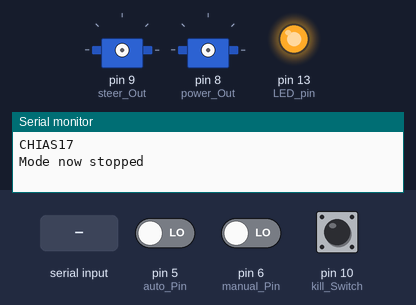
The sketch below on a simulated Arduino Uno, built with avr-gcc and run on an emulated ATmega328P. On the bench: 2 × servo, output pins drawn as LEDs (lit = HIGH), the last lines printed to the serial monitor. Dashed ring = blinking. The inputs (shaded band) are chosen by the test bench; at power-on: pin 5 (auto_Pin) LOW, pin 6 (manual_Pin) LOW, pin 10 (kill_Switch) LOW.

Above: at 1.2 s.
1.3 s: pin 5 (auto_Pin) driven HIGH
2.8 s: "90,45\n" received over Serial
At 5.4 s:
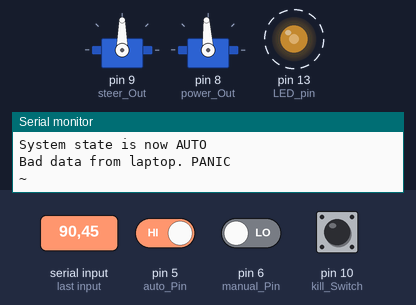
Timing chart, 0 to 11.8 s (numbered marks = the images above; inputs shaded):
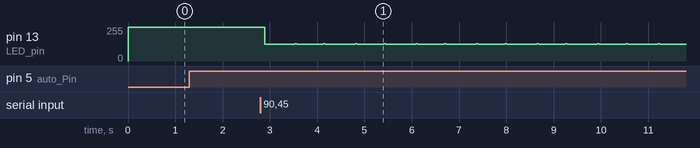

The sketch:

CHIAS_17b.ino
```cpp
// (licence header left out)
#include <Servo.h>

//------------------------------------------------------------------------
// Dramatis personae
//------------------------------------------------------------------------

// Safety
#define MAX_POWER 1635

// Serial buffer
#define BUFFER_LENGTH 80
char serialBuffer[BUFFER_LENGTH];
String inputString;

// System can be in Juan of three states...
#define STOPPED  1
#define MANUAL   2
#define AUTO     3

int system_state;

// Pin declarations
const int steer_Pin = 2;  // do not change: mapped to interrupt 0
const int power_Pin = 3;  // do not change: mapped to interrrupt 1
const int auto_Pin = 5;
const int manual_Pin = 6;
const int steer_Out = 9;
const int power_Out = 8;
const int kill_Switch = 10;
const int LED_pin = 13;

// Interrupt routine values
volatile unsigned long steer_Microseconds;
volatile unsigned long steer_Initial_Result;

volatile unsigned long power_Microseconds;
volatile unsigned long power_Initial_Result;

volatile unsigned long safety_Microseconds;
volatile unsigned long safety_Initial_Result;

//------------------------------------------------------------------------
// SETUP
//------------------------------------------------------------------------
void setup()
{
  // System start in stopped state
  system_state = STOPPED;

  // Set up serial communications
  Serial.begin(9600);
  Serial.println("CHIAS17");

   // Pin initializations
  pinMode(steer_Pin, INPUT);
  pinMode(power_Pin, INPUT);
  pinMode(auto_Pin, INPUT);
  pinMode(manual_Pin, INPUT);
  pinMode(steer_Out, OUTPUT);
  pinMode(power_Out, OUTPUT);
  pinMode(kill_Switch, INPUT);
  pinMode(LED_pin, OUTPUT);

  // Ensures that the two ouput pins are set to low at the start
  digitalWrite(steer_Out, LOW);
  digitalWrite(power_Out, LOW);
  digitalWrite(LED_pin, HIGH);

}

//------------------------------------------------------------------------
// Main LOOP
//------------------------------------------------------------------------
void loop()
{

  boolean isManual = digitalRead(manual_Pin);
  boolean isAuto = digitalRead(auto_Pin);

  if(isManual && isAuto){
    Serial.println("Error");
  }else if(isManual){
    Serial.println("Mode is manual");
    do_manual();
  }else if(isAuto){
    Serial.println("Mode is auto");
    do_auto();
  }else{
    Serial.println("Mode now stopped");
    do_stopped();
  }
}


//-------------------------------------------------------------------------
// STOPPED Mode - robot does nothing but wait for switch to manual or auto
//-------------------------------------------------------------------------
void do_stopped()
{
  boolean isManual;
  boolean isAuto;

  while (true) {
    isManual = digitalRead(manual_Pin);
    isAuto = digitalRead(auto_Pin);
    if(isManual || isAuto) {
      break;
    }
  }
}


//------------------------------------------------------------------------
// MANUAL Mode - drive the robot as a remote control car
//
//      In manual mode, a pair of interrupt handlers service changes to
//      the steering and throttle output pins of the radio reciever.
//      These pins present PWM signals that the interrupt handlers simply
//      pass on to the steering servo(s) and motor controller.
//------------------------------------------------------------------------
void do_manual()
{
  boolean isManual;

  // Attach interrupt handters to pins 2 and 3 to capture the output
  // from the radio reciever.
  attachInterrupt(0, steerInterrupt, CHANGE); // interrupt 0 is pin 2
  attachInterrupt(1, powerInterrupt, CHANGE); // interrupt 1 is pin 3

  while (true) {
    if (!digitalRead(manual_Pin)) {
      delay(250);
      if(!digitalRead(manual_Pin)) {
        detachInterrupt(0);
        detachInterrupt(1);
        break;
      }
    }
    delay(250);
  }
}


//------------------------------------------------------------------------
// AUTO mode
//------------------------------------------------------------------------
void do_auto()
{
  boolean isAuto;

  unsigned long last_data_time = millis();
  unsigned long steer_value, power_value;
  unsigned long current_power = 1500;

  Servo steer_servo;
  Servo power_servo;

  Serial.println("System state is now AUTO");

  // Attach servo outputs
  steer_servo.attach(steer_Out);
  power_servo.attach(power_Out);

  while (true) {
    // Check we are still in auto mode
    isAuto = digitalRead(auto_Pin);
    if(!isAuto) {
      power_servo.writeMicroseconds(1500);
      steer_servo.detach();
      power_servo.detach();
      break;
    }

    // If no command recived in 5 seconds, stop the robot
    if (millis() - last_data_time > 5000) {
      power_servo.writeMicroseconds(1500);
    }

    // If killswitch is LOW, stop the robot
    if (digitalRead(kill_Switch) == LOW) {
      power_servo.writeMicroseconds(1500);
    }

    // Process line of data if available
    if (readLine(serialBuffer)) {
      last_data_time = millis();
      inputString = String(serialBuffer);

      // Process the data string, should be nnnn,nnnn (steer,power)
      steer_value = inputString.substring(0,4).toInt();
      power_value = inputString.substring(5,9).toInt();
      if (steer_value < 1000 || steer_value > 2000 || power_value < 1000 || power_value > 2000) {
        Serial.println("Bad data from laptop. PANIC");
        Serial.println(steer_value + " " + power_value);
        Serial.flush();
        panic();  // bad data, assume communication error, panic
      }

      // Enforce maximum power value
      if (power_value > MAX_POWER) {
        power_value = MAX_POWER;
      }

/*      //Check kill switch
      if (digitalRead(kill_Switch == LOW))
      {
        power_value = 1500;
        digitalWrite(LED_pin, LOW);
        break;
      }
      else
      {
        digitalWrite(LED_pin, HIGH);
      }
 */

      // Got good values, kill switch is good, set steering and slew power to demand value
      steer_servo.writeMicroseconds(steer_value);
      if (power_value > current_power) {
        while (current_power < power_value) {
          current_power++;
          power_servo.writeMicroseconds(current_power);
          delay(10);
        }
      }
      else if (current_power > power_value) {
        while (current_power > power_value) {
          current_power--;
          power_servo.writeMicroseconds(current_power);
        }
      }
    }
  }
}

// PANIC Function.
void panic()
{
    noInterrupts();                  // stop servicing interrupts
    digitalWrite(power_Out, LOW);    // stop the robot's power
    while (true) {                   // blink the LED
      digitalWrite(LED_pin, HIGH);
      delay(200);
      digitalWrite(LED_pin, LOW);
      delay(200);
    }
}


//------------------------------------------------------------------------
// Miscellaneous functions
//------------------------------------------------------------------------

// Read a line of data from the serial port, placing the data as a well-
// formed, null-delimited string in buffer and returning the length of
// the input. Return 0 if no data is available.
int readLine(char* buffer)
{
  int byteCount = 0;
  int inputByte;

  if (Serial.available()) {
    // data is available: keep reeading until newline is recieved
    while ((inputByte = Serial.read()) != '\n') {
      if (inputByte != -1) {
        buffer[byteCount] = inputByte;
        byteCount++;
      }
    }
    buffer[byteCount] = 0;  // make end of string
    return byteCount;       // note: if no data is available, will return 0
  }
  else {
    return 0;
  }
}


//------------------------------------------------------------------------
// INTERRUPT Handlers
//
//     The steering and power interrupt handlers are used in both MANUAL
//     and RECORD mode. They are called whenever the output of the radio
//     control receiver changes state. The signals they are handling are
//     standard servo PWM signals and these routines do two things:
//
//       1 - mirror the input signals to an output attached to the
//           vehicle steering servo and motor controller, essentially
//           just passing the PWM signal through the arduino.
//
//       2 - calculate the pulse width in microseconds. These routines
//           are called on change of signal state so they don't know
//           if the current state is high or low. However, as standard
//           servo pulses last from 1000 to 2000 microseconds and the
//           overall cycle time is 10000 microseconds (i.e. the signal
//           is low for between 9000 and 8000 microseconds) then only
//           times between calls in the 1000 - 2000 range are the Juans
//           that represent PWM pulse widths.
//
//       The safety interrupt handler measures the throttle signal, just
//       like the powerinterrupt but does not mirror the signal to the
//       powercontrol. This is used in PLAYBACK/SLAVE mode to use the
//       throttle trigger as a fail-safe switch.
//
//------------------------------------------------------------------------

// STEERING interrupt handler
void steerInterrupt()
{
  // Get the time since the last interrupt
  steer_Initial_Result = micros() - steer_Microseconds;

  // If this time represents a pulse the signal has just gone low:
  // set the output low and update the steering value in steer result.
  // Note that real-world PWM values go down into 900's so we reflect
  // this here.
  if (steer_Initial_Result <= 2000 && steer_Initial_Result >= 900){
    digitalWrite(steer_Out, LOW);
  }
  else {
    // this is the begining of a new pulse: set the output high but
    // don't update the pulse width value
    digitalWrite(steer_Out, HIGH);  // See above comment
  }

  // Reset time for next interrupt
  steer_Microseconds = micros();
}


// POWER interrupt handler
//
//     This is a mirror of the steering handler above. Refer to the code
//     comments there.
//
void powerInterrupt()
{
  power_Initial_Result = micros() - power_Microseconds;

  if (power_Initial_Result <= 2000 && power_Initial_Result >= 900){
    digitalWrite(power_Out, LOW);
  }
  else {
    digitalWrite(power_Out, HIGH);  // See above comment
  }

  // Reset time for next interrupt
  power_Microseconds = micros();
}


// SAFETY interrupt handler
//
//     This is a mirror of the power handler above but does not mirror
//     the output signal, just records the throttle value.
//
void safetyInterrupt()
{
  safety_Initial_Result = micros() - safety_Microseconds;

  if (safety_Initial_Result <= 2000 && safety_Initial_Result >= 900){
  }
  else {
    // do nothing
  }

  // Reset time for next interrupt
  safety_Microseconds = micros();
}
```

Measured:
- after the input at 2.8 s, pin 13 (LED_pin): alternates 131/255 for 0.04 s and 125/255 for 0.64 s, starting after 0.09 s
